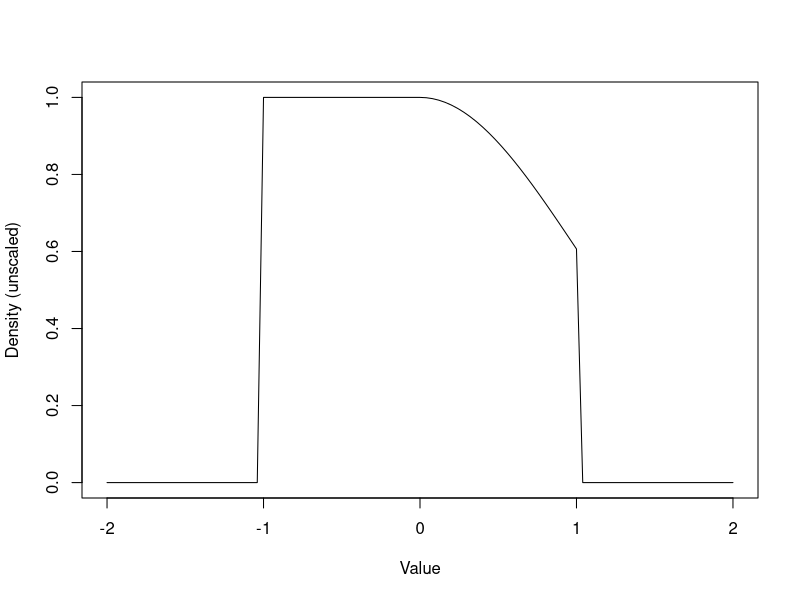

Generate this figure with R:
## ---- chunk 1
dslide = function(x) {
  ifelse(x > 1, 0,
    ifelse(x > 0, dnorm(x) / dnorm(0), dunif(x, -1, 0))
  )
}

curve(dslide, -2, 2, xlab = "Value", ylab = "Density (unscaled)")
## ---- chunk 2

## ---- chunk 3

## ---- chunk 4

## ---- chunk 5

## ---- chunk 6

## ---- chunk 7

## ---- chunk 8

